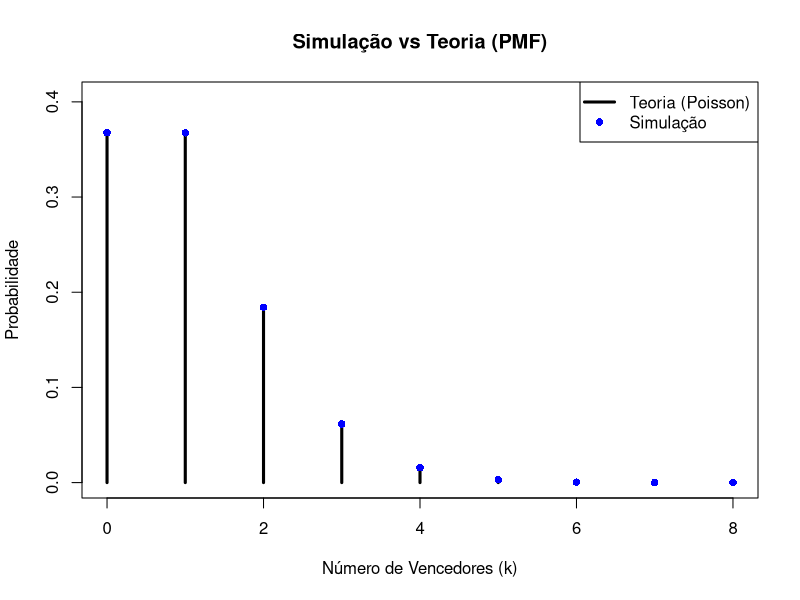

Reproduce this figure in R.
n <- 10*10^6 # Visitantes diários do site
p <- 10^-7 # Probabilidade de ganhar a recompensa

#--------------- QUESTÃO 2.1 ---------------#

# Por ser uma probabilidade de grande amostra,usaremos a distribuição de poisson
#como aproximação
taxa <- n * p
# Calculamos a taxa com a probabilidade individual e a "população"

# PMF da distribuição de Poisson = dpois(k,taxa)
aproximacao <- function(n,p,k){
  lambda <- n * p
  pmf <- (exp(-lambda) * lambda^k)/factorial(k) 
  
  return(pmf) # Retorna a aproximação da probabilidade
}


#--------------- QUESTÃO 2.2 ---------------#

# Como as probabilidades são independentes,a distribuição exata é a Binomial
exp_bin <- n * p
var_bin <- n * p * (1-p)

# Como foi apresentado anteriormente, a distribuição aproximada é a Poisson
exp_pois <- taxa
var_pois <- taxa

#--------------- QUESTÃO 2.3 ---------------#

# Como a probabilidade é a PMF de Poisson e um sorteio entre os ganhadores,
# para isso pegaremos cada possivel k para calcular a prob total:
# P(ganho) = sum(Pw(k) * 1/(k+1))
k_ganhadores <- 0:30 #30 pois ja e o suficiente para uma prob prox de zero.
prob_W <- aproximacao(n,p,k_ganhadores)
prob_ganho <- sum(prob_W * (1/(k_ganhadores+1)))

#--------------- QUESTÃO 2.4   ---------------#
set.seed(90) # Setamos uma semente para analisar as mesmas simulações aleatorias.
n_simulacoes <- 100000 # Quantidade de simulações a serem realizadas
simulacoes <- rpois(n_simulacoes,lambda = taxa) #função que irá simular a distribuição.

#Análise do resultado das simulações;
freq_empirica <- table(simulacoes) / n_simulacoes

#Análise do resultado esperado(Teórico):
k_teorico <- as.numeric(names(freq_empirica))
freq_teorica <- aproximacao(n, p, k_teorico)
names(freq_teorica) <- names(freq_empirica)
print(round(freq_teorica,4))

print("--EMPÍRICO--")
print(round(freq_empirica,4))
print("--TEÓRICO--")
print(round(freq_teorica,4))

# Gráfico de comparação: PMF teórica vs empírica
plot(k_teorico, freq_teorica, type = "h",
     lwd = 3,
     main = "Simulação vs Teoria (PMF)",
     xlab = "Número de Vencedores (k)",
     ylab = "Probabilidade",
     ylim = c(0, max(freq_teorica, freq_empirica) * 1.1))

points(k_teorico, freq_empirica,
       pch = 16, col = "blue")

legend("topright",
       legend = c("Teoria (Poisson)", "Simulação"),
       lwd = c(3, NA),
       pch = c(NA, 16),
       col = c("black", "blue"))
